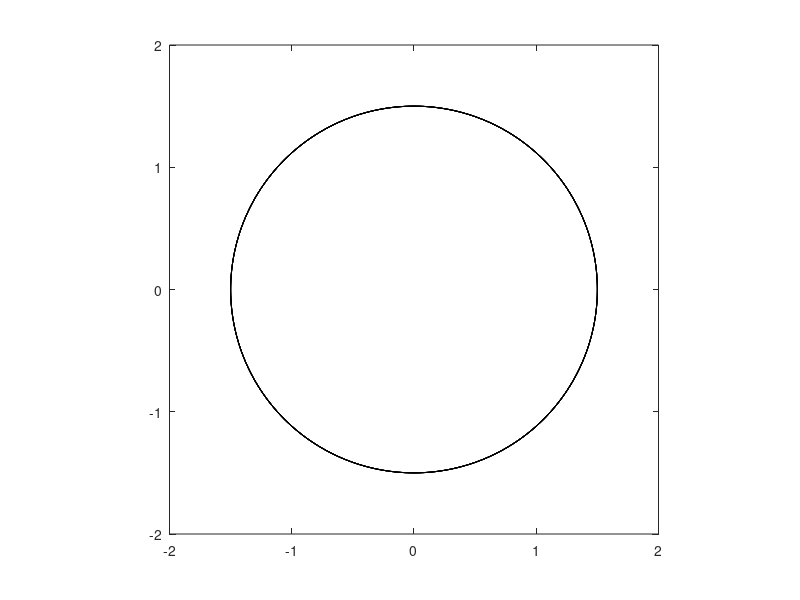

Write MATLAB code to recreate this figure.
% M-file, mag_ field.m 
% M-file to calculate the net magnetic field produced 
% by a three-phase stator. 
% Set up the basic conditions 
bmax = 1; % Normalize bmax to 1 
freq = 60; % 60 Hz 
w = 2*pi * freq; % angular velocity (rad/s) 
% First, generate the three component magnetic fields 
t = linspace(0,100,1000);
Baa = sin(w*t) .*(cos(0) + 1i*sin(0));
Bbb = sin(w*t - 2*pi /3) * (cos(2*pi /3) + 1i*sin(2*pi /3)) ; 
Bcc = sin(w*t +2*pi /3) * (cos(- 2*pi /3) + 1i*sin(- 2*pi /3)) ; 
% Calculate Enet 
Bnet = Baa + Bbb + Bcc; 
% Calculate a circle representing the expected maximum 
% value of Enet 
circle = 1.5 * (cos (w*t ) + 1i*sin (w*t ) ) ; 
% Plot the magnitude and direction of the resulting magneti c 
% fields. Note that Baa is black, Bbb is blue, Bcc is 
% magenta , and Enet is red. 
for il = 1,length(t) 
% Plo t the reference c irc l e 
    plot(circle,'k'); 
    hold on; 
% Plot the four magnetic fields 
    plot( [0 real(Baa (il))] , [ 0 imag(Baa (il)) ],'k','LineWidth',2); 
    %plot ( [ 0 real(Bbb (il) ) ] , [ 0 imag(Bbb (il) ) ],'b','LineWidth',2) ; 
    %plot ( [ 0 real(Bcc (il) ) ] , [ 0 imag(Bcc (il) ) ] ,'m','LineWidth',2) ; 
    %plot ( [0 real(Bnet (il)) ] , [ 0 imag(Bnet (il)) ] ,'r','LineWidth',3 ) ; 
    axis square; 
    axis([-2 2 -2 2]); 
    drawnow; 
    hold off ; 
end